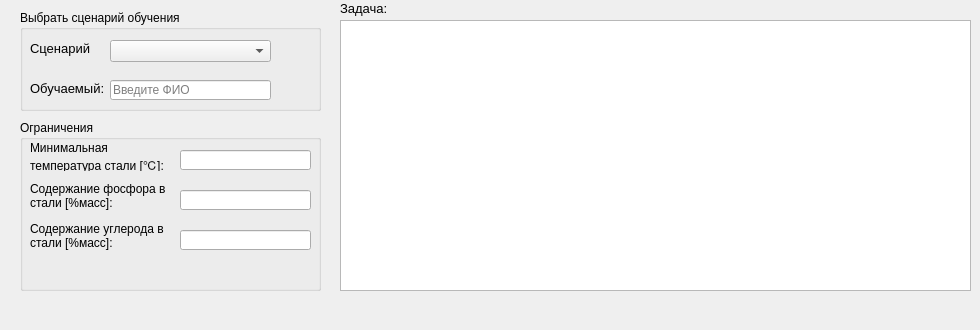
    <widget class="QWidget" name="tab_7">
     <attribute name="title">
      <string>Сценарий обучения</string>
     </attribute>
     <widget class="QGroupBox" name="groupBox_14">
      <property name="geometry">
       <rect>
        <x>20</x>
        <y>10</y>
        <width>301</width>
        <height>101</height>
       </rect>
      </property>
      <property name="title">
       <string>Выбрать сценарий обучения</string>
      </property>
      <widget class="QComboBox" name="ScenarioComboBox">
       <property name="geometry">
        <rect>
         <x>90</x>
         <y>30</y>
         <width>161</width>
         <height>22</height>
        </rect>
       </property>
      </widget>
      <widget class="QLabel" name="label_27">
       <property name="geometry">
        <rect>
         <x>10</x>
         <y>30</y>
         <width>61</width>
         <height>16</height>
        </rect>
       </property>
       <property name="font">
        <font>
         <pointsize>10</pointsize>
        </font>
       </property>
       <property name="text">
        <string>Сценарий:</string>
       </property>
      </widget>
      <widget class="QPushButton" name="SelectScenarioButton">
       <property name="enabled">
        <bool>false</bool>
       </property>
       <property name="geometry">
        <rect>
         <x>260</x>
         <y>30</y>
         <width>31</width>
         <height>21</height>
        </rect>
       </property>
       <property name="text">
        <string/>
       </property>
       <property name="icon">
        <iconset>
         <normaloff>../Pictures/add.ico</normaloff>../Pictures/add.ico</iconset>
       </property>
       <property name="flat">
        <bool>true</bool>
       </property>
      </widget>
      <widget class="QLabel" name="label_31">
       <property name="geometry">
        <rect>
         <x>10</x>
         <y>70</y>
         <width>81</width>
         <height>16</height>
        </rect>
       </property>
       <property name="font">
        <font>
         <pointsize>10</pointsize>
        </font>
       </property>
       <property name="text">
        <string>Обучаемый:</string>
       </property>
      </widget>
      <widget class="QLineEdit" name="PerformerName">
       <property name="geometry">
        <rect>
         <x>90</x>
         <y>70</y>
         <width>161</width>
         <height>20</height>
        </rect>
       </property>
       <property name="text">
        <string/>
       </property>
       <property name="placeholderText">
        <string>Введите ФИО</string>
       </property>
      </widget>
     </widget>
     <widget class="QPlainTextEdit" name="ScenarioTask">
      <property name="enabled">
       <bool>true</bool>
      </property>
      <property name="geometry">
       <rect>
        <x>340</x>
        <y>20</y>
        <width>631</width>
        <height>271</height>
       </rect>
      </property>
      <property name="readOnly">
       <bool>true</bool>
      </property>
     </widget>
     <widget class="QLabel" name="label_29">
      <property name="geometry">
       <rect>
        <x>340</x>
        <y>0</y>
        <width>61</width>
        <height>16</height>
       </rect>
      </property>
      <property name="font">
       <font>
        <pointsize>10</pointsize>
       </font>
      </property>
      <property name="text">
       <string>Задача:</string>
      </property>
     </widget>
     <widget class="QGroupBox" name="groupBox_15">
      <property name="geometry">
       <rect>
        <x>20</x>
        <y>120</y>
        <width>301</width>
        <height>171</height>
       </rect>
      </property>
      <property name="title">
       <string>Ограничения</string>
      </property>
      <widget class="QLineEdit" name="MinSteelTempLimit">
       <property name="geometry">
        <rect>
         <x>160</x>
         <y>30</y>
         <width>131</width>
         <height>20</height>
        </rect>
       </property>
       <property name="text">
        <string/>
       </property>
       <property name="readOnly">
        <bool>true</bool>
       </property>
      </widget>
      <widget class="QLabel" name="label_32">
       <property name="geometry">
        <rect>
         <x>10</x>
         <y>20</y>
         <width>141</width>
         <height>31</height>
        </rect>
       </property>
       <property name="text">
        <string>Минимальная температура стали [℃]:</string>
       </property>
       <property name="wordWrap">
        <bool>true</bool>
       </property>
      </widget>
      <widget class="QLabel" name="label_33">
       <property name="geometry">
        <rect>
         <x>10</x>
         <y>60</y>
         <width>141</width>
         <height>31</height>
        </rect>
       </property>
       <property name="text">
        <string>Содержание фосфора в стали [%масс]:</string>
       </property>
       <property name="wordWrap">
        <bool>true</bool>
       </property>
      </widget>
      <widget class="QLineEdit" name="SteelPhosphorLimit">
       <property name="geometry">
        <rect>
         <x>160</x>
         <y>70</y>
         <width>131</width>
         <height>20</height>
        </rect>
       </property>
       <property name="text">
        <string/>
       </property>
       <property name="readOnly">
        <bool>true</bool>
       </property>
      </widget>
      <widget class="QLineEdit" name="SteelCarbonLimit">
       <property name="geometry">
        <rect>
         <x>160</x>
         <y>110</y>
         <width>131</width>
         <height>20</height>
        </rect>
       </property>
       <property name="text">
        <string/>
       </property>
       <property name="readOnly">
        <bool>true</bool>
       </property>
      </widget>
      <widget class="QLabel" name="label_34">
       <property name="geometry">
        <rect>
         <x>10</x>
         <y>100</y>
         <width>141</width>
         <height>31</height>
        </rect>
       </property>
       <property name="text">
        <string>Содержание углерода в стали [%масс]:</string>
       </property>
       <property name="wordWrap">
        <bool>true</bool>
       </property>
      </widget>
     </widget>
     <widget class="QPushButton" name="GetResExample">
      <property name="enabled">
       <bool>true</bool>
      </property>
      <property name="geometry">
       <rect>
        <x>940</x>
        <y>300</y>
        <width>31</width>
        <height>21</height>
       </rect>
      </property>
      <property name="text">
       <string/>
      </property>
      <property name="icon">
       <iconset>
        <normaloff>../Pictures/add.ico</normaloff>../Pictures/add.ico</iconset>
      </property>
      <property name="flat">
       <bool>true</bool>
      </property>
     </widget>
    </widget>
